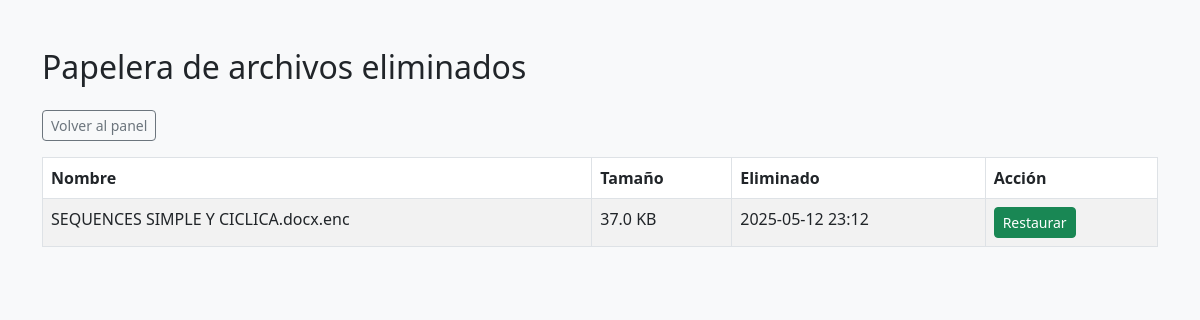
The app's page /papelera (signed in), older data.
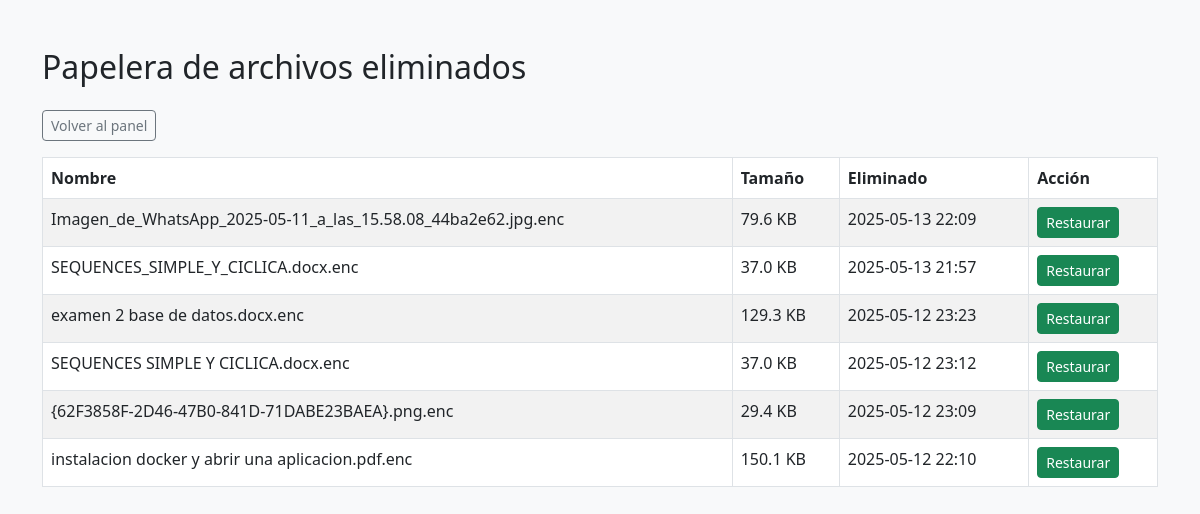
The same page, newer data.
### app/database.py (models this page shows)
class Backup(db.Model):
    id = db.Column(db.Integer, primary_key=True)
    filename = db.Column(db.String(255), nullable=False)
    size_kb = db.Column(db.Float, nullable=False)
    timestamp = db.Column(db.DateTime, nullable=False)
    user_id = db.Column(db.Integer, db.ForeignKey('user.id'), nullable=False)
    eliminado = db.Column(db.Boolean, default=False)
    user = db.relationship('User', backref='backups')

### app/routes.py (the view)
@main.route("/papelera")
@login_required
def papelera():
    backups = Backup.query.filter_by(user_id=current_user.id, eliminado=True).order_by(Backup.timestamp.desc()).all()
    archivos = [{
        "name": b.filename,
        "size": f"{b.size_kb:.1f} KB",
        "date": b.timestamp.strftime('%Y-%m-%d %H:%M')
    } for b in backups]
    return render_template("papelera.html", archivos=archivos)

### app/database.py (called while the page is built)
@login_manager.user_loader
def load_user(user_id):
    return User.query.get(int(user_id))

### app/templates/papelera.html (shortened to what this page needs)
<!DOCTYPE html>
<html lang="es">
<head>
    <link href="https://cdn.jsdelivr.net/npm/bootstrap@5.3.0/dist/css/bootstrap.min.css" rel="stylesheet">
</head>
<body class="bg-light">
<div class="container py-5">
    <h2 class="mb-4">Papelera de archivos eliminados</h2>
    <p><a href="{{ url_for('main.index') }}" class="btn btn-outline-secondary btn-sm">Volver al panel</a></p>
    {% if archivos %}
    <table class="table table-bordered table-striped">
        <thead>
            <tr>
                <th>Nombre</th>
                <th>Tamaño</th>
                <th>Eliminado</th>
                <th>Acción</th>
            </tr>
        </thead>
        <tbody>
            {% for file in archivos %}
            <tr>
                <td>{{ file.name }}</td>
                <td>{{ file.size }}</td>
                <td>{{ file.date }}</td>
                <td>
                    <form method="POST" action="{{ url_for('main.restaurar_file', filename=file.name) }}">
                        <button type="submit" class="btn btn-sm btn-success">Restaurar</button>
                    </form>
                </td>
            </tr>
            {% endfor %}
        </tbody>
    </table>
    {% else %}
        <p class="text-muted">No hay archivos eliminados.</p>
    {% endif %}
</div>
</body>
</html>

Row changes from the older to the newer data that the page shows:
added Backup: name "Imagen_de_WhatsApp_2025-05-11_a_las_15.58.08_44ba2e62.jpg.enc", size "79.6 KB", date "2025-05-13 22:09"
added Backup: name "SEQUENCES_SIMPLE_Y_CICLICA.docx.enc", size "37.0 KB", date "2025-05-13 21:57"
now on this page (row edited): Backup: name "examen 2 base de datos.docx.enc", size "129.3 KB", date "2025-05-12 23:23"
now on this page (row edited): Backup: name "{62F3858F-2D46-47B0-841D-71DABE23BAEA}.png.enc", size "29.4 KB", date "2025-05-12 23:09"
now on this page (row edited): Backup: name "instalacion docker y abrir una aplicacion.pdf.enc", size "150.1 KB", date "2025-05-12 22:10"
